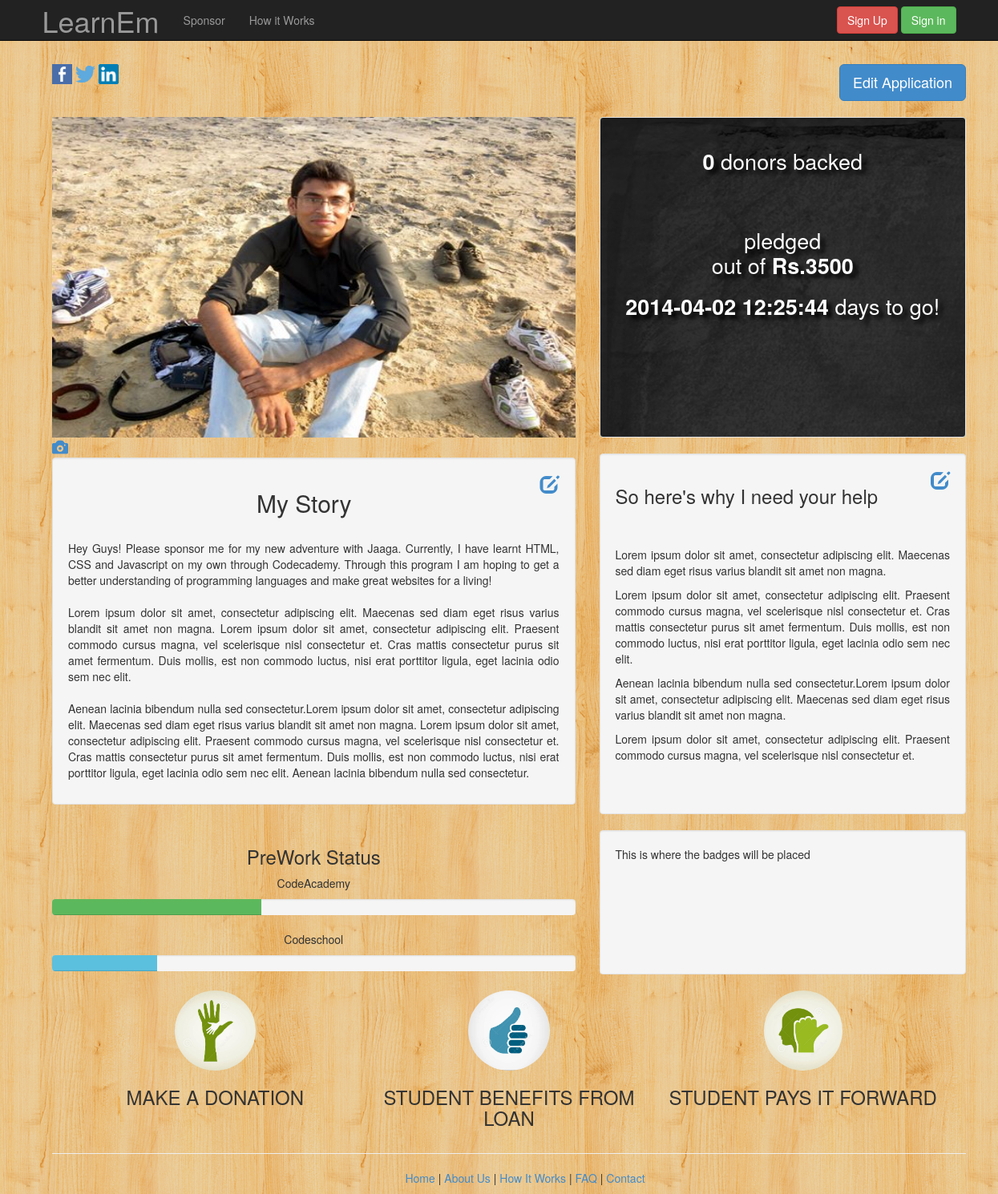
Page /studentdashboard.php?id=1 on the committed database.
### tables this page shows
CREATE TABLE `student` (
  `S_id` int(20) NOT NULL AUTO_INCREMENT,
  `U_id` int(20) DEFAULT NULL,
  `sname` varchar(20) DEFAULT NULL,
  `gender` varchar(20) DEFAULT NULL,
  `email` varchar(320) DEFAULT NULL,
  `Phone_Number` int(20) DEFAULT NULL,
  `address` varchar(60) DEFAULT NULL,
  `pincode` int(10) DEFAULT NULL,
  `country` varchar(20) DEFAULT NULL,
  `course` varchar(20) DEFAULT NULL,
  `scholar_AMT` int(20) DEFAULT NULL,
  `para` varchar(500) DEFAULT NULL,
  `image_path` blob,
  `date` timestamp NOT NULL DEFAULT CURRENT_TIMESTAMP,
  PRIMARY KEY (`S_id`),
  UNIQUE KEY `email` (`email`),
  KEY `U_id` (`U_id`),
  CONSTRAINT `student_ibfk_1` FOREIGN KEY (`U_id`) REFERENCES `user` (`U_id`)
);

### model/student.php (called while the page is built, shortened)
<?php
    function getDonors($studentId){
        $db=dbopen();
        $query="SELECT * from donation inner join user on donation.S_id='$studentId' && donation.U_id=user.U_id";
        $sql=$db->prepare($query);
        $sql->execute();
        return ($Donors);
    }
    function getStudent($studentId){
        $db=dbopen();
        $sql= "select * from student where S_id=$studentId";
        $result= $db->query($sql);
        if (!$result){
            die('Error' .$db->error);
        }
        else{
        $row= mysqli_fetch_array($result);
        return $row;
        }
    }
 ?>

### public/studentdashboard.php (the view, shortened to what this page needs)
<?php
include ('../model/student.php');
?>
<!DOCTYPE html>
<html>
<head>
	<link href="./dist/css/bootstrap.css" rel="stylesheet">
	<link href="./dist/css/slider.css" rel="stylesheet">
	<link href="./dist/css/custom.css" rel="stylesheet" type='text/css'>
</head>
<body>
<div class="navbar navbar-inverse navbar-fixed-top" role="navigation">
    <div class="container">
      <div class="navbar-header" style="height: 50px;">
        <a class="navbar-brand" href="index.php">
        <h1 style="font-family:'KGSecondChancesSketch' cursive; margin-top: -9px;">LearnEm<h1></a>
      </div>
      <div class="collapse navbar-collapse">
        <ul class="nav navbar-nav">
              <li><a href="listofstudents.php">Sponsor</a></li>
              <li><a href= "#hiw">How it Works</a></li>
        </ul>
        <div class="navbar-collapse collapse">
          <div class="navbar-form navbar-right">
                <button type="button" class="btn btn-danger">Sign Up</button>
                <button class="btn btn-success" data-toggle="modal" data-target="#appEdit">Sign in</button>
          </div>
        </div>
      </div>
    </div>
</div>
<div class="container" >
		<div class="row">
			<div class="col-lg-3" align="left"  >
					<img src="./images/facebook-icon.png" width="25px"/>
					<img src="./images/Twitter_logo.png" width="25px"/>
					<img src="./images/linked-in.jpg" width="25px"/>
			</div>
<?php
$S_id=$_GET['id'];
$student= getStudent($S_id);
$Donors=getDonors($S_id);
$total=count($Donors);
$totalAmount=getFundedAmount($S_id);
 ?>
			<div class="col-lg-6">
			</div>
			<div class="col-lg-3" align="right" >
       			<form action="application.php">
       			<button class="btn btn-primary btn-lg" data-toggle="modal" data-target="#appEdit">
  Edit Application
</button>
    			</form>
    		</div>
    	</div>
    	<br>
    	<div class="row">
        	<div class="col-md-7"  text-align="justify">
				<img src="<?php echo $student['image_path']; ?>" width="100%" height="400px">
				<a href="" onclick="document.getElementBglyphiconyId('profile_pic').click(); return false">
          		<span class="glyphicon glyphicon-camera" style="font-size:20px;"></span>
        		</a>
		 		<br>
		 		<div class="well" width="100%">
        			<a class="edit"href="#">
              	<span class="glyphicon glyphicon-edit" style="font-size:24px;"></span>
        		</a>
        			<h2>My Story</h2>
        			<br>
        			<p style="text-align:justify">Hey Guys! Please sponsor me for my new adventure with Jaaga. </b>Currently, I have learnt HTML, CSS and Javascript on my own through Codecademy.
 					Through this program I am hoping to get a better understanding of programming languages and make great websites for a living!<br><br>
        			Lorem ipsum dolor sit amet, consectetur adipiscing elit. Maecenas sed diam eget risus varius blandit sit amet non magna.
					Lorem ipsum dolor sit amet, consectetur adipiscing elit. Praesent commodo cursus magna, vel scelerisque nisl consectetur et.
					Cras mattis consectetur purus sit amet fermentum. Duis mollis, est non commodo luctus, nisi erat porttitor ligula, eget lacinia odio sem nec elit.
					<br> <br>
					Aenean lacinia bibendum nulla sed consectetur.Lorem ipsum dolor sit amet, consectetur adipiscing elit. Maecenas sed diam eget risus varius blandit sit amet non magna.
					Lorem ipsum dolor sit amet, consectetur adipiscing elit. Praesent commodo cursus magna, vel scelerisque nisl consectetur et.
					Cras mattis consectetur purus sit amet fermentum. Duis mollis, est non commodo luctus, nisi erat porttitor ligula, eget lacinia odio sem nec elit.
					Aenean lacinia bibendum nulla sed consectetur.
					</p>
    			</div>
			</div>
			<div class="col-md-5">
				<div class="well" style="background-color:#33cc66; height:400px" id="bg" >
					<div class="sponsor_data">
						<h2 class="sponsor_data"> <b><?php echo $total; ?></b> donors backed </h2><br>
						<h2 class="sponsor_data"> <b><?php echo $totalAmount; ?></b> pledged<br> out of<b> Rs.<?php echo $student['scholar_AMT']; ?></b></h2>
						<h2 class="sponsor_data"> <b><?php echo $student['date']; ?></b> days to go!</h2>
						<br>
					</div>
					<br><br><br>
				</div>
				<br>
				<div class="well" style="background-color:#; height:450px; margin-top: -20px; text-align: justify;">
				<a class="edit"href="#">
              	<span class="glyphicon glyphicon-edit" style="font-size:24px;"></span>
        		</a>
					<h3>So here's why I need your help</h3><br><p><br>Lorem ipsum dolor sit amet, consectetur adipiscing elit.</b> Maecenas sed diam eget risus varius blandit sit amet non magna.</p>
					<p>Lorem ipsum dolor sit amet, consectetur adipiscing elit. Praesent commodo cursus magna, vel scelerisque nisl consectetur et.
						Cras mattis consectetur purus sit amet fermentum. Duis mollis, est non commodo luctus, nisi erat porttitor ligula, eget lacinia odio sem nec elit.
					</p>
					<p>Aenean lacinia bibendum nulla sed consectetur.Lorem ipsum dolor sit amet, consectetur adipiscing elit. Maecenas sed diam eget risus varius blandit sit amet non magna.</p><p>Lorem ipsum dolor sit amet, consectetur adipiscing elit. Praesent commodo cursus magna, vel scelerisque nisl consectetur et. </p>
				</div>
			</div>
		</div>
    	<div class="row">
        	<div class="col-md-7"  text-align="justify">
				<div class="workstatus">
					<h3>PreWork Status</h3>
					<p>CodeAcademy</p>
					<div class="progress">
        				<div class="progress-bar progress-bar-success" role="progressbar" aria-valuenow="40" aria-valuemin="0" aria-valuemax="100" 		style="width: 40%">
						</div>
    				</div>
	 				<p>Codeschool</p>
	 				<div class="progress">
        					<div class="progress-bar progress-bar-info" role="progressbar" aria-valuenow="20" aria-valuemin="0" aria-valuemax="100" style="width: 20%">
							</div>
					</div>
				</div>
			</div>
			<div class="col-md-5">
				<div class="well" width="100%">
				This is where the badges will be placed
				<br>
				<br>
				<br>
				<br>
				<br>
				<br>
				<br>
				</div>
			</div>
    	<div class="row" style="padding: 100px 50px 0 50px" align="center">
    	<br><br>
      		<div class="col-lg-4">
          		<img src="./images/Donation.jpg" alt="donate" class="img-circle" align="center" style="Height:100px"></img>
          		<br><h3>MAKE A DONATION</h3>
      		</div>
      		<div class="col-lg-4">
        		<img src="./images/Student_benefit.jpg" alt="donate" class="img-circle" style="height:100px"></img>
        		<br><h3>STUDENT BENEFITS FROM LOAN</h3>
      		</div>
      		<div class="col-lg-4">
          		<img src="./images/Pay_it.jpg" alt="donate" class="img-circle" style="height:100px"></img>
          		<br><h3>STUDENT PAYS IT FORWARD</h3>
      		</div>
    	</div>
</div>
	<hr>
	<footer class="footer" style="text-align:center">
  		<nav>
    		<ul>
    			<a href="index.php">Home </a> |
    			<a href= "#about">About Us</a> |
      			<a href= "#hiw">How It Works</a> |
      			<a href="#faq">FAQ</a> |
      			<a href="#contact">Contact</a>
    		</ul>
  		</nav>
	</footer>
</body>
</html>

### public/studentdashboard.php (style rules this page uses)
#bg { background:url('./images/chalkboard2.jpg'); border: 3 solid #6E8B3D; color: #FFFFe0; text-align: center; }
body { padding-top: 80px; }
.sponsor_data { font-family:'Cabin Sketch' cursive; font-size: 27px; }

### rows in the picture
student: image_path (picture), scholar_AMT "3500", date "2014-04-02 12:25:44"

### other values in the picture
$total "0"
